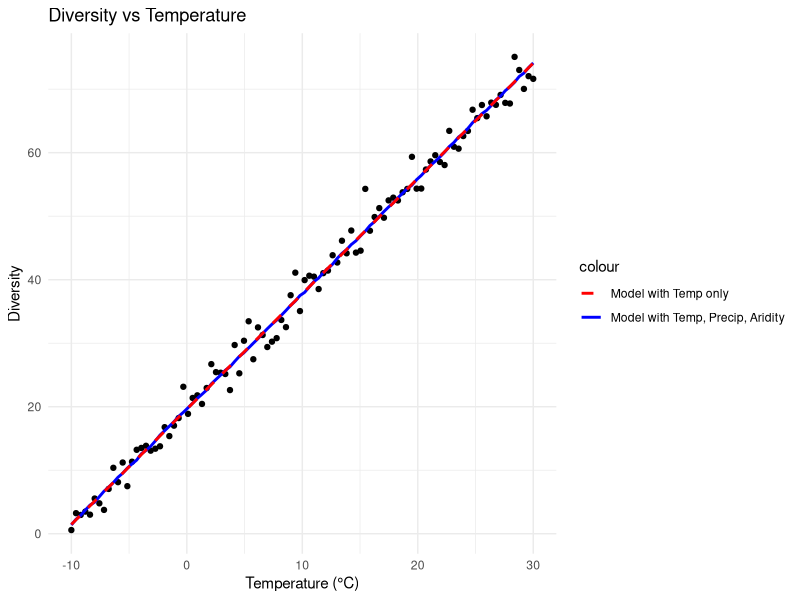

R code for this plot:
# Load necessary libraries
library(ggplot2)
library(dplyr)

# the code simulates a relationship between diversity and temperature.
# then it analyse it using temperature, precipitation and aridity.
# what model will be better, only with temperature, or with the three variables

# Set seed for reproducibility
set.seed(123)

# Simulate data
n <- 100 # Number of data points
temperature <- seq(-10, 30, length.out = n) # Temperature gradient
precipitation <- runif(n, 30, 150) # Random precipitation values
aridity <- runif(n, 0.1, 0.9) # Random aridity index values

# Simulate diversity as a function of temperature, precipitation, and aridity
# We assume a hypothetical relationship
diversity <- 20 + 1.8 * temperature + rnorm(n, 0, 2) #- 0.05 * precipitation - 10 * aridity

# Create a data frame
data <- data.frame(temperature, precipitation, aridity, diversity)

# Fit a linear model using temperature, precipitation, and aridity as covariates
model_full <- lm(diversity ~ temperature + precipitation + aridity, data = data)

# Fit a linear model using only temperature as a covariate
model_temp <- lm(diversity ~ temperature, data = data)

# Create predictions for plotting
data <- data %>%
  mutate(pred_full = predict(model_full),
         pred_temp = predict(model_temp))

# Plot diversity vs temperature, color-coded by model
p1 <- ggplot(data, aes(x = temperature, y = diversity)) +
  geom_point(color = "black") +
  geom_line(aes(y = pred_full, color = "Model with Temp, Precip, Aridity"), size = 1) +
  geom_line(aes(y = pred_temp, color = "Model with Temp only"), size = 1, linetype = "dashed") +
  labs(title = "Diversity vs Temperature", x = "Temperature (°C)", y = "Diversity") +
  scale_color_manual(values = c("Model with Temp, Precip, Aridity" = "blue", "Model with Temp only" = "red")) +
  theme_minimal()

# Print the plot
print(p1)

# Compare models using summary statistics
summary(model_full)
summary(model_temp)


